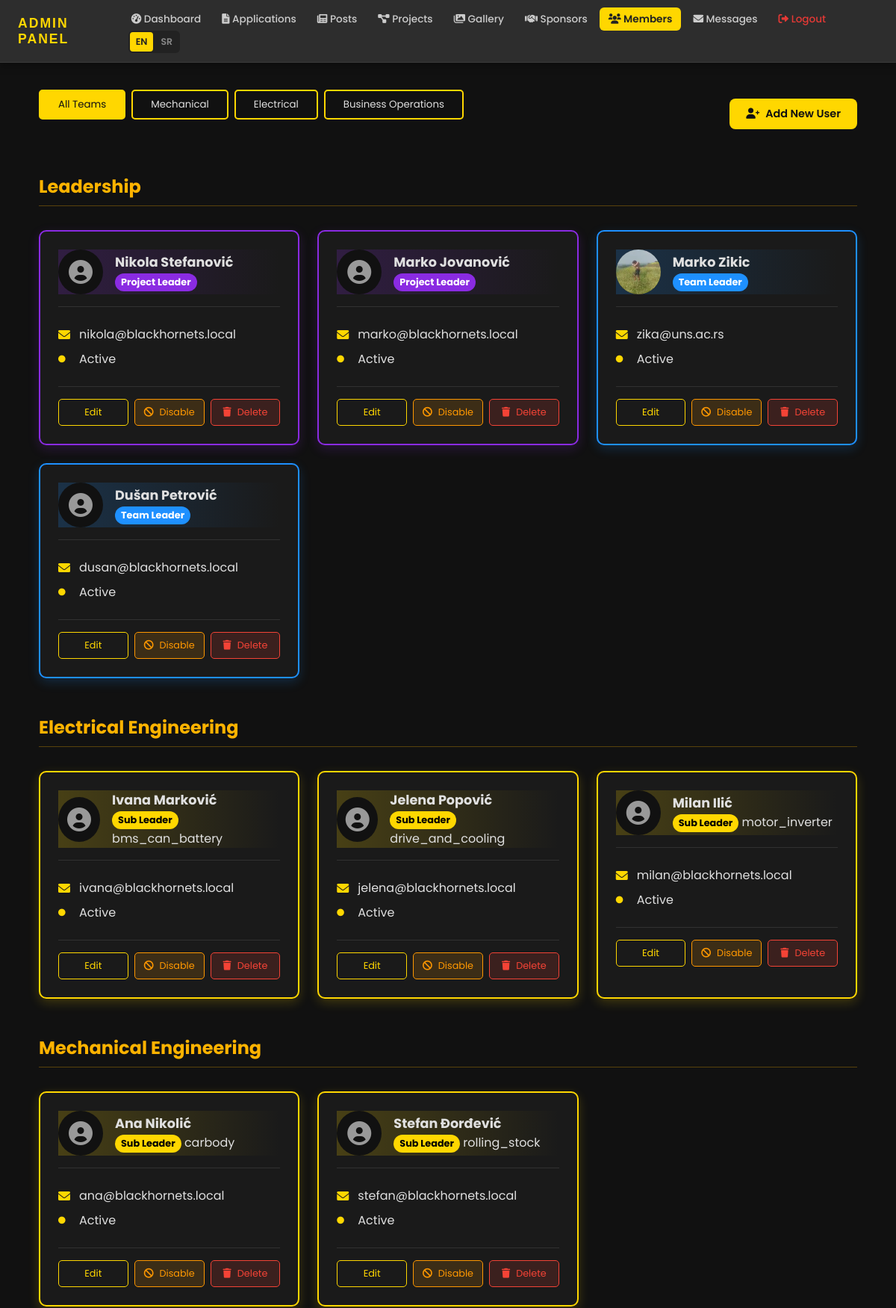
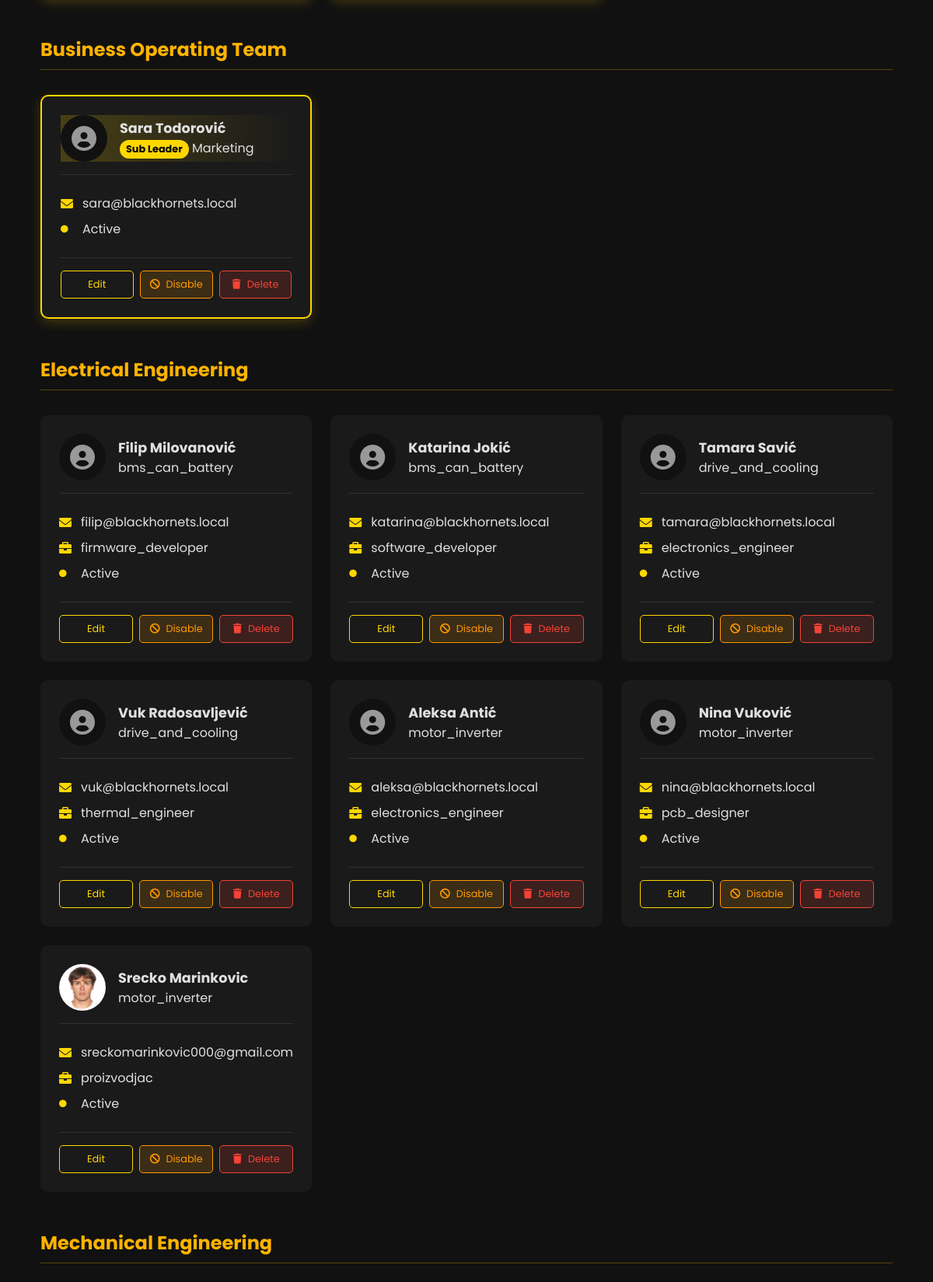
The app's page /public/admin/pages/manage_members.php (signed in, upper part) with its own data (2 pictures, top to bottom).
### tables this page shows
CREATE TABLE `team_members` (
  `id` int(11) NOT NULL AUTO_INCREMENT,
  `user_id` int(11) NOT NULL,
  `position` varchar(100) DEFAULT NULL,
  `position_en` varchar(255) DEFAULT NULL,
  `academic_year` varchar(20) DEFAULT NULL,
  `study_field` varchar(100) DEFAULT NULL,
  `faculty` varchar(100) DEFAULT '',
  `department` varchar(50) DEFAULT NULL,
  `team` varchar(50) DEFAULT NULL,
  `age` int(11) DEFAULT NULL,
  `date_of_birth` date DEFAULT NULL,
  `profile_picture` varchar(255) DEFAULT NULL,
  `motivation` text DEFAULT NULL,
  `skills` text DEFAULT NULL,
  `created_at` timestamp NOT NULL DEFAULT current_timestamp(),
  PRIMARY KEY (`id`),
  KEY `user_id` (`user_id`),
  CONSTRAINT `team_members_ibfk_1` FOREIGN KEY (`user_id`) REFERENCES `users` (`id`) ON DELETE CASCADE
);

CREATE TABLE `users` (
  `id` int(11) NOT NULL AUTO_INCREMENT,
  `username` varchar(100) NOT NULL,
  `password` varchar(255) NOT NULL,
  `email` varchar(100) NOT NULL,
  `full_name` varchar(100) NOT NULL,
  `role` enum('admin','team_member','sub_leader','team_leader','project_leader') DEFAULT 'team_member',
  `team` varchar(50) DEFAULT NULL,
  `department` varchar(50) DEFAULT NULL,
  `phone` varchar(20) DEFAULT NULL,
  `status` enum('active','inactive') DEFAULT 'active',
  `created_at` timestamp NOT NULL DEFAULT current_timestamp(),
  PRIMARY KEY (`id`),
  UNIQUE KEY `username` (`username`)
);

### src/helpers/csrf_helper.php (called while the page is built, shortened)
<?php
function csrf_generate_token() {
    return $_SESSION['csrf_token'];
}

### public/admin/pages/manage_members.php (the view, shortened to what this page needs)
<?php
require_once __DIR__ . '/../../../src/config/database.php';
require_once __DIR__ . '/../../../src/helpers/csrf_helper.php';
$members = [];
try {
    $query = "
        SELECT
            u.id,
            u.username,
            u.email,
            u.full_name,
            u.role,
            u.team,
            u.department,
            u.status,
            CASE
                WHEN u.role = 'sub_leader' THEN 'Sub Leader'
                WHEN u.role = 'project_leader' THEN 'Project Leader'
                WHEN u.role = 'team_leader' THEN 'Team Leader'
                WHEN t.position IS NOT NULL AND t.position != '' THEN t.position
                ELSE 'Team Member'
            END as position,
            t.profile_picture
        FROM users u
        LEFT JOIN team_members t ON u.id = t.user_id
        WHERE u.role IN ('team_member', 'team_leader', 'sub_leader', 'project_leader')
          AND u.id != 1
        ORDER BY
            CASE
                WHEN u.role = 'project_leader' THEN 0
                WHEN u.role = 'team_leader' THEN 1
                WHEN u.role = 'sub_leader' THEN 2
                ELSE 3
            END,
            u.team,
            u.department,
            u.full_name
    ";
    $result = $conn->query($query);
    while ($row = $result->fetch_assoc()) {
        $members[] = $row;
    }
} catch (Exception $e) {
    $error_message = $e->getMessage();
}
?>
<!DOCTYPE html>
<html lang="en">
<head>
    <link rel="stylesheet" href="https://cdnjs.cloudflare.com/ajax/libs/font-awesome/6.0.0/css/all.min.css">
    <link rel="stylesheet" href="../../assets/css/dashboard.css">
    <link rel="stylesheet" href="../../assets/css/manage_members.css">
</head>
<body>
    <div class="dashboard-container">
        <?php include __DIR__ . '/../components/admin_navbar.php'; ?>
        <div class="members-container">
            <div class="members-header">
                <div class="team-filter">
                    <button class="filter-btn active" data-team="all" data-i18n="allTeams">All Teams</button>
                    <button class="filter-btn" data-team="mechanical" data-i18n="mechanical">Mechanical</button>
                    <button class="filter-btn" data-team="electrical" data-i18n="electrical">Electrical</button>
                    <button class="filter-btn" data-team="operating_business" data-i18n="businessOperations">Business Operations</button>
                </div>
                <a href="add_user.php" class="add-member-btn">
                    <i class="fas fa-user-plus"></i> <span data-i18n="addNewUser">Add New User</span>
                </a>
            </div>
            <div class="members-grid">
                <?php
                $teams = [
                    'mechanical' => 'Mechanical Engineering',
                    'electrical' => 'Electrical Engineering',
                    'operating_business' => 'Business Operating Team'
                ];
                $team_i18n_keys = [
                    'mechanical' => 'mechanicalEngineering',
                    'electrical' => 'electricalEngineering',
                    'operating_business' => 'businessOperatingTeam'
                ];
                $dept_names = [
                    'chassis_aero' => 'Chassis and Aerodynamics',
                    'suspension_steering' => 'Suspension and Steering',
                    'transmission_braking' => 'Transmission and Braking',
                    'high_voltage' => 'High Voltage',
                    'low_voltage' => 'Low Voltage',
                    'marketing' => 'Marketing',
                    'sponsorships' => 'Sponsorships',
                    'management' => 'Management'
                ];
                $dept_i18n_keys = [
                    'chassis_aero' => 'deptChassisAero',
                    'suspension_steering' => 'deptSuspensionSteering',
                    'transmission_braking' => 'deptTransmissionBraking',
                    'high_voltage' => 'deptHighVoltage',
                    'low_voltage' => 'deptLowVoltage',
                    'marketing' => 'deptMarketing',
                    'sponsorships' => 'deptSponsorships',
                    'management' => 'deptManagement'
                ];
                echo "<h2 class='department-heading team-all' data-team='all' data-i18n='leadership'>Leadership</h2>";
                foreach ($members as $member) {
                    if ($member['role'] === 'project_leader' || $member['role'] === 'team_leader') {
                        $isProjectLeader = $member['role'] === 'project_leader';
                        $isTeamLeader = $member['role'] === 'team_leader';
                        $memberClass = $isProjectLeader ? 'member-card project-leader' : 'member-card team-leader';
                        ?>
                        <div class="<?php echo $memberClass; ?>" data-team="all">
                            <div class="member-header">
                                <div class="member-avatar">
                                    <?php if ($member['profile_picture']): ?>
                                        <img src="../../uploads/profiles/<?php echo htmlspecialchars($member['profile_picture']); ?>"
                                             alt="Profile Picture">
                                    <?php else: ?>
                                        <i class="fas fa-user-circle"></i>
                                    <?php endif; ?>
                                </div>
                                <div class="member-info">
                                    <h3><?php echo htmlspecialchars($member['full_name']); ?></h3>
                                    <?php if ($isProjectLeader): ?>
                                        <span class="project-leader-badge" data-i18n="projectLeader">Project Leader</span>
                                    <?php elseif ($isTeamLeader): ?>
                                        <span class="team-leader-badge" data-i18n="teamLeader">Team Leader</span>
                                    <?php endif; ?>
                                </div>
                            </div>
                            <div class="member-details">
                                <p><i class="fas fa-envelope"></i> <?php echo htmlspecialchars($member['email']); ?></p>
                                <p>
                                    <i class="fas fa-circle <?php echo $member['status'] === 'active' ? 'status-active' : 'status-inactive'; ?>"></i>
                                    <?php echo $member['status'] === 'active' ? 'Active' : 'Inactive'; ?>
                                </p>
                            </div>
                            <div class="member-actions">
                                <a href="edit_member.php?id=<?php echo $member['id']; ?>"
                                   class="action-btn edit-member" data-i18n="edit">
                                </a>
                                <a href="manage_members.php?action=toggle_status&id=<?php echo $member['id']; ?>&csrf_token=<?php echo htmlspecialchars(csrf_generate_token()); ?>"
                                   class="action-btn toggle-status-btn"
                                   onclick="return confirm('Are you sure you want to <?php echo $member['status'] === 'active' ? 'disable' : 'enable'; ?> this member?');">
                                    <i class="fas fa-<?php echo $member['status'] === 'active' ? 'ban' : 'check-circle'; ?>"></i>
                                    <?php echo $member['status'] === 'active' ? 'Disable' : 'Enable'; ?>
                                </a>
                                <a href="manage_members.php?action=delete&id=<?php echo $member['id']; ?>&csrf_token=<?php echo htmlspecialchars(csrf_generate_token()); ?>"
                                   class="action-btn delete-btn"
                                   onclick="return confirm('WARNING: This will permanently delete this member and all their data. This cannot be undone. Continue?');">
                                    <i class="fas fa-trash"></i> Delete
                                </a>
                            </div>
                        </div>
                        <?php
                    }
                }
                $current_team = '';
                foreach ($members as $member):
                    if ($member['role'] === 'project_leader' || $member['role'] === 'team_leader') {
                        continue;
                    }
                    if ($member['team'] !== $current_team) {
                        $current_team = $member['team'];
                        $team_display = $teams[$current_team] ?? $current_team;
                        $team_i18n = $team_i18n_keys[$current_team] ?? '';
                        echo "<h2 class='department-heading team-{$current_team}' data-team='{$current_team}'" . ($team_i18n ? " data-i18n='{$team_i18n}'" : "") . ">{$team_display}</h2>";
                    }
                    $isSubLeader = $member['role'] === 'sub_leader';
                    $isProjectLeader = false;
                    $isTeamLeader = false;
                    $memberClass = $isSubLeader ? 'member-card sub-leader' : 'member-card';
                    $dept_display = $dept_names[$member['department']] ?? $member['department'];
                    $dept_i18n = $dept_i18n_keys[$member['department']] ?? '';
                ?>
                    <div class="<?php echo $memberClass; ?>" data-team="<?php echo htmlspecialchars($member['team']); ?>">
                        <div class="member-header">
                            <div class="member-avatar">
                                <?php if ($member['profile_picture']): ?>
                                    <img src="../../uploads/profiles/<?php echo htmlspecialchars($member['profile_picture']); ?>"
                                         alt="Profile Picture">
                                <?php else: ?>
                                    <i class="fas fa-user-circle"></i>
                                <?php endif; ?>
                            </div>
                            <div class="member-info">
                                <h3><?php echo htmlspecialchars($member['full_name']); ?></h3>
                                <?php if ($isSubLeader): ?>
                                    <span class="sub-leader-badge" data-i18n="subLeader">Sub Leader</span>
                                <?php endif; ?>
                                <?php if (!$isProjectLeader && !$isTeamLeader): ?>
                                <span class="department-badge"<?php echo $dept_i18n ? " data-i18n=\"{$dept_i18n}\"" : ''; ?>>
                                    <?php echo htmlspecialchars($dept_display); ?>
                                </span>
                                <?php endif; ?>
                            </div>
                        </div>
                        <div class="member-details">
                            <p><i class="fas fa-envelope"></i> <?php echo htmlspecialchars($member['email']); ?></p>
                            <?php if (!$isSubLeader && !$isProjectLeader && !$isTeamLeader && $member['position']): ?>
                                <p><i class="fas fa-briefcase"></i> <?php echo htmlspecialchars($member['position']); ?></p>
                            <?php endif; ?>
                            <p>
                                <i class="fas fa-circle <?php echo $member['status'] === 'active' ? 'status-active' : 'status-inactive'; ?>"></i>
                                <?php echo $member['status'] === 'active' ? 'Active' : 'Inactive'; ?>
                            </p>
                        </div>
                        <div class="member-actions">
                            <a href="edit_member.php?id=<?php echo $member['id']; ?>"
                               class="action-btn edit-member" data-i18n="edit">
                            </a>
                            <a href="manage_members.php?action=toggle_status&id=<?php echo $member['id']; ?>&csrf_token=<?php echo htmlspecialchars(csrf_generate_token()); ?>"
                               class="action-btn toggle-status-btn"
                               onclick="return confirm('Are you sure you want to <?php echo $member['status'] === 'active' ? 'disable' : 'enable'; ?> this member?');">
                                <i class="fas fa-<?php echo $member['status'] === 'active' ? 'ban' : 'check-circle'; ?>"></i>
                                <?php echo $member['status'] === 'active' ? 'Disable' : 'Enable'; ?>
                            </a>
                            <a href="manage_members.php?action=delete&id=<?php echo $member['id']; ?>&csrf_token=<?php echo htmlspecialchars(csrf_generate_token()); ?>"
                               class="action-btn delete-btn"
                               onclick="return confirm('WARNING: This will permanently delete this member and all their data. This cannot be undone. Continue?');">
                                <i class="fas fa-trash"></i> Delete
                            </a>
                        </div>
                    </div>
                <?php endforeach; ?>
            </div>
        </div>
    </div>
</body>
</html>

### records on screen
team_members: user.full_name "Nikola Stefanović", shows "Project Leader", user.email "nikola@blackhornets.local"
team_members: user.full_name "Marko Jovanović", shows "Project Leader", user.email "marko@blackhornets.local"
team_members: profile_picture (picture), user.full_name "Marko Zikic", shows "Team Leader", user.email "zika@uns.ac.rs"
team_members: user.full_name "Dušan Petrović", shows "Team Leader", user.email "dusan@blackhornets.local"
team_members: user.full_name "Ivana Marković", shows "Sub Leader", user.department "bms_can_battery", user.email "ivana@blackhornets.local", shows "Active", shows "Disable"
team_members: user.full_name "Jelena Popović", shows "Sub Leader", user.department "drive_and_cooling", user.email "jelena@blackhornets.local", shows "Active", shows "Disable"
team_members: user.full_name "Milan Ilić", shows "Sub Leader", user.department "motor_inverter", user.email "milan@blackhornets.local", shows "Active", shows "Disable"
team_members: user.full_name "Ana Nikolić", shows "Sub Leader", user.department "carbody", user.email "ana@blackhornets.local", shows "Active", shows "Disable"
team_members: user.full_name "Stefan Đorđević", shows "Sub Leader", user.department "rolling_stock", user.email "stefan@blackhornets.local", shows "Active", shows "Disable"
team_members: user.full_name "Sara Todorović", shows "Sub Leader", user.email "sara@blackhornets.local", shows "Active", shows "Disable"
team_members: user.full_name "Filip Milovanović", user.department "bms_can_battery", user.email "filip@blackhornets.local", position "firmware_developer", shows "Active", shows "Disable"
team_members: user.full_name "Katarina Jokić", user.department "bms_can_battery", user.email "katarina@blackhornets.local", position "software_developer", shows "Active", shows "Disable"
team_members: user.full_name "Tamara Savić", user.department "drive_and_cooling", user.email "tamara@blackhornets.local", position "electronics_engineer", shows "Active", shows "Disable"
team_members: user.full_name "Vuk Radosavljević", user.department "drive_and_cooling", user.email "vuk@blackhornets.local", position "thermal_engineer", shows "Active", shows "Disable"
team_members: user.full_name "Aleksa Antić", user.department "motor_inverter", user.email "aleksa@blackhornets.local", position "electronics_engineer", shows "Active", shows "Disable"
team_members: user.full_name "Nina Vuković", user.department "motor_inverter", user.email "nina@blackhornets.local", position "pcb_designer", shows "Active", shows "Disable"
team_members: profile_picture (picture), user.full_name "Srecko Marinkovic", user.department "motor_inverter", user.email "sreckomarinkovic000@gmail.com", position "proizvodjac", shows "Active", shows "Disable"
